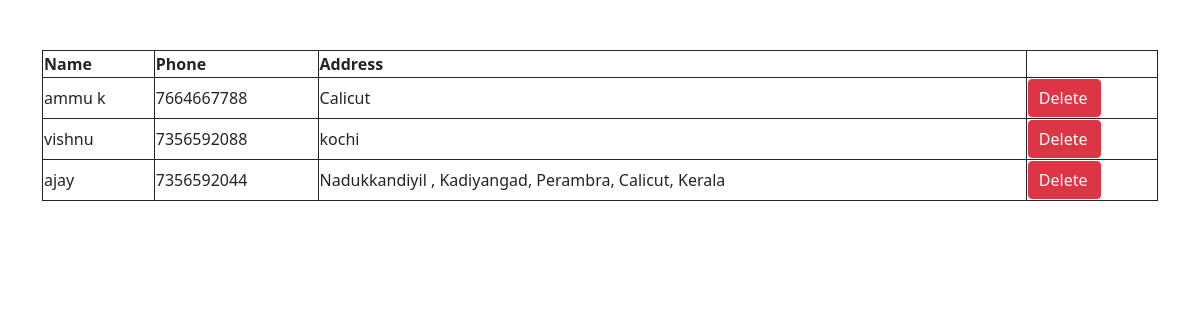
The app's page /view_reg_customer/ with its own data.
### myapp/models.py (models this page shows)
class Customers(models.Model):
    customers_id=models.ForeignKey(User,on_delete=models.CASCADE)
    Name=models.CharField(max_length=100,verbose_name='Name')
    Phone=models.BigIntegerField(verbose_name='Phone')
    Address=models.CharField(max_length=1000,verbose_name='Address')
    Status=models.IntegerField(verbose_name='Status',default=0)

### myapp/views.py (the view)
# urls.py: path('view_reg_customer/',views.view_reg_customer,name='view_reg_customer'),
def view_reg_customer(request):
    data=Customers.objects.all()
    context={'data':data}
    return render(request,'registered_customer.html',context)

### myapp/templates/registered_customer.html (shortened to what this page needs)
<!DOCTYPE html>
<html lang="en">
<head>
    <link href="vendor/bootstrap/css/bootstrap.min.css" rel="stylesheet">
    <link href="https://cdn.jsdelivr.net/npm/bootstrap@5.0.2/dist/css/bootstrap.min.css" rel="stylesheet">
</head>
<body>
    <div class="container min-vh-100">
    <table>
        <tr>
            <th>Name</th>
            <th>Phone</th>
            <th>Address</th>
        </tr>
        {% for i in data %}
        <tr>
            <td>{{i.Name}}</td>
            <td>{{i.Phone}}</td>
            <td>{{i.Address}}</td>
            <td><a class="btn btn-danger" href="/delete_customer/{{i.id}}" style="padding-left: 10px;">Delete</a></td>
        </tr>
        {% endfor %}
    </table>
</div>
</body>
</html>

### myapp/templates/registered_customer.html (style rules this page uses)
body { background-image: url('https://t3.ftcdn.net/jpg/03/55/60/70/240_F_355607062_zYMS8jaz4SfoykpWz5oViRVKL32IabTP.jpg'); background-repeat: no-repeat; background-size: cover; }
table, td, th { border: 1px solid; }
table { width: 100%; border-collapse: collapse; }
div { padding-top: 50px; }

### records on screen
Customers: Name "ammu k", Phone "7664667788", Address "Calicut"
Customers: Name "vishnu", Phone "7356592088", Address "kochi"
Customers: Name "ajay", Phone "7356592044", Address "Nadukkandiyil , Kadiyangad, Perambra, Calicut, Kerala"
